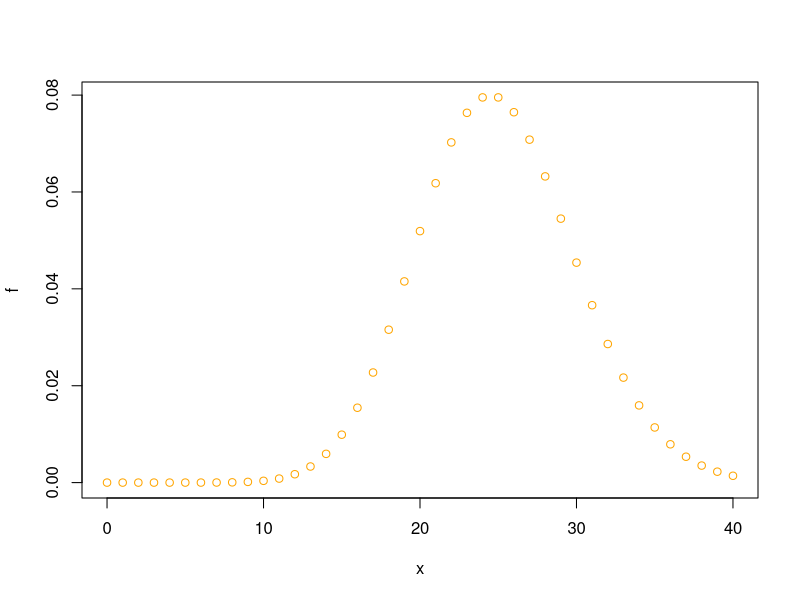

Write R code to recreate this figure.
#P(x=20)f

landa<-25
exp(-landa)*landa^20/factorial(20)
dpois(20,landa) #mas facil con este comando
#Pintamos el poisson
x<-0:40
f<-dpois(x,landa)
plot(x,f,col="orange")
#Para calcular P(x<=20)

ppois(20,25)
#Para saber P(18<=X<=22)
ppois(22,25)-ppois(17,25)#Muy importante el 17 en vez de 18, el 18 esta incluido por tanto no hay que restarlo

#Queremos saber la probabilidad que pase un tiempo de  0.033 horas entre dos llamadas P(T=0.033)
#Para hacer eso debemos calcular la probabiliada de tener 0 llamadas em 0.033
#La landa es diferente ya que no es en una hora, es 0.033, calculamos el nuevo f(x) como:
dpois(0,0.033*landa)


mean(rexp(50000000,25))

